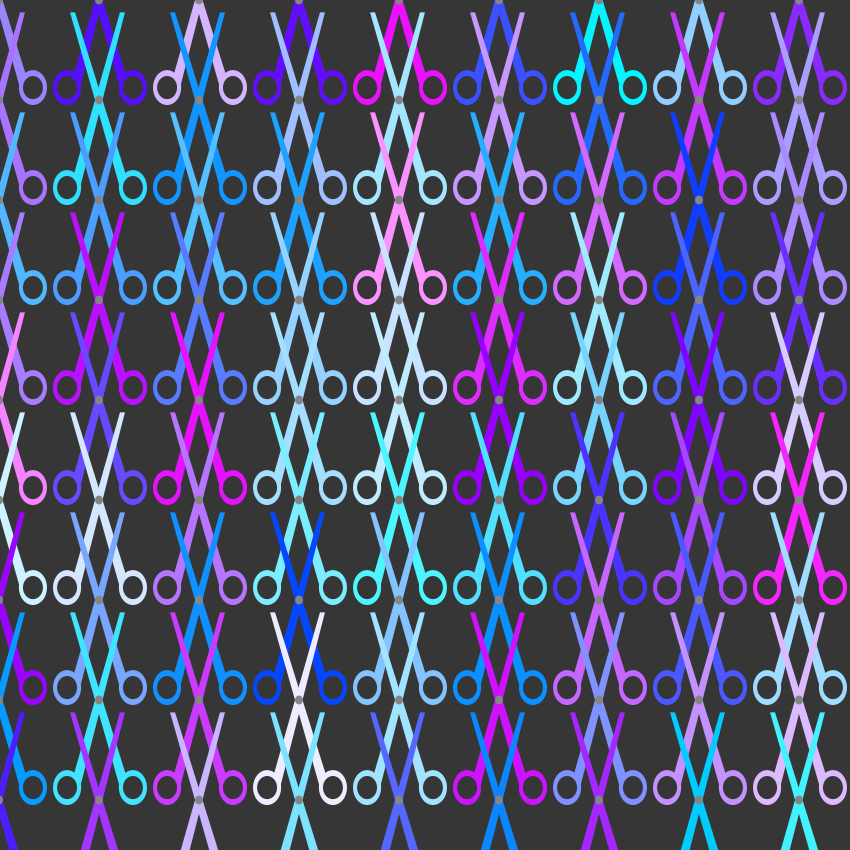
Frame 1 (no input)
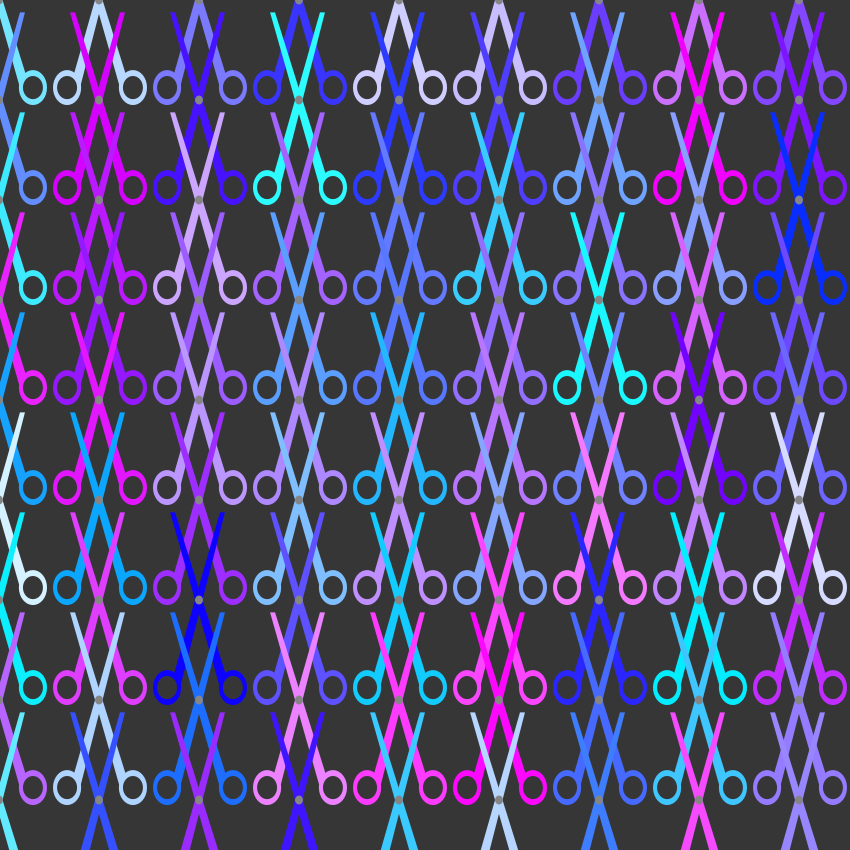
Frame 2 (the mouse pressed at the canvas centre, redrawn once)

The Processing sketch that drew these frames (run headless with seeded random() and noise(); the mouse was pressed at the canvas centre and the sketch redrawn once):

// Processing sketch: processing_91609
// ── processing_91609.pde

// Parameterized Form/ Objects _week07 _ID03
scissors[] scissorsRow = new scissors [20];

void setup () {
  size (850, 850);
  smooth ();
  noLoop ();
  noStroke ();

  //DIGITALIZE 
  for (int i=0; i< scissorsRow.length ; i++) {
   // for (int j=10; j< width ; j++) {
     // for (int h=10; h< height ; h++) {
        scissorsRow[i] = new scissors ();
      }
    
}

void draw () {
  background (54);

  //CALL FUNCTIONALITY
  for (int i=0; i< scissorsRow.length ; i+=50){
    scissorsRow[i].display();
    println("test");
  }
}

void mousePressed () {
  redraw ();
}

class scissors {
  // GLOBAL VARIABLES
  float x;
  float y;
  float middle;
  float thickness;
  float length;
  float slant;
  float scalar;
  float circle;

  //CONSTRUCTOR
  scissors() {
    middle = random (5, 10);
    thickness = random (20, 39);
    length = random (40, 90);
    slant = random (5, 25);
    scalar = random (0.5, 1.0);
    circle = random (20, 30);
  }

  //---------------------------------FUNCTION---------------------------------
  void display () {   

    for (int x=0; x<width+50 ; x+=100) { 
     for    (int y=0; y<height+50 ; y+=100){
      //scissors shape
      fill (random (255), random (255), 255);    
      quad (x-thickness-5, y-length, x-thickness, y-length, x+thickness+5, y+length, x+thickness-5, y+length);
      quad (x+thickness-5, y-length, x+thickness, y-length, x-thickness+5, y+length, x-thickness-5, y+length);
      ellipseMode (CENTER);
      ellipse (x-thickness-8, y+length, circle+5, 35);            //left hole
      ellipse (x+thickness+8, y+length, circle+5, 35);            //right hole
      fill (54);
      ellipse (x+thickness+8, y+length, 20, circle);
      ellipse (x-thickness-8, y+length, 20, circle);
      fill (133, 133, 133);
      ellipse (x-1, y, 8, 9);
    }
    }
  }
}
